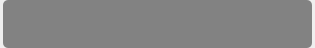
<?xml version="1.0" encoding="UTF-8"?>
<ui version="4.0">
 <class>UserItem</class>
 <widget class="QWidget" name="UserItem">
  <property name="geometry">
   <rect>
    <x>0</x>
    <y>0</y>
    <width>315</width>
    <height>48</height>
   </rect>
  </property>
  <property name="minimumSize">
   <size>
    <width>0</width>
    <height>48</height>
   </size>
  </property>
  <property name="maximumSize">
   <size>
    <width>16777215</width>
    <height>48</height>
   </size>
  </property>
  <property name="windowTitle">
   <string>Form</string>
  </property>
  <layout class="QHBoxLayout" name="horizontalLayout">
   <property name="spacing">
    <number>0</number>
   </property>
   <property name="leftMargin">
    <number>3</number>
   </property>
   <property name="topMargin">
    <number>0</number>
   </property>
   <property name="rightMargin">
    <number>3</number>
   </property>
   <property name="bottomMargin">
    <number>0</number>
   </property>
   <item>
    <widget class="QFrame" name="frame_mask">
     <property name="styleSheet">
      <string notr="true">#frame_mask
{
border-radius: 5px;
background-color: rgba(102, 102, 102,0.8);
}
#frame_mask:hover
{
background-color: rgba(102, 102, 102,1.0);
}</string>
     </property>
     <property name="frameShape">
      <enum>QFrame::StyledPanel</enum>
     </property>
     <property name="frameShadow">
      <enum>QFrame::Raised</enum>
     </property>
     <layout class="QHBoxLayout" name="horizontalLayout_3">
      <property name="spacing">
       <number>0</number>
      </property>
      <property name="leftMargin">
       <number>0</number>
      </property>
      <property name="topMargin">
       <number>0</number>
      </property>
      <property name="rightMargin">
       <number>0</number>
      </property>
      <property name="bottomMargin">
       <number>0</number>
      </property>
      <item>
       <layout class="QHBoxLayout" name="horizontalLayout_2">
        <property name="spacing">
         <number>0</number>
        </property>
        <item>
         <spacer name="horizontalSpacer">
          <property name="orientation">
           <enum>Qt::Horizontal</enum>
          </property>
          <property name="sizeType">
           <enum>QSizePolicy::Fixed</enum>
          </property>
          <property name="sizeHint" stdset="0">
           <size>
            <width>5</width>
            <height>20</height>
           </size>
          </property>
         </spacer>
        </item>
        <item>
         <widget class="QLabel" name="label_header">
          <property name="minimumSize">
           <size>
            <width>40</width>
            <height>40</height>
           </size>
          </property>
          <property name="maximumSize">
           <size>
            <width>40</width>
            <height>40</height>
           </size>
          </property>
          <property name="styleSheet">
           <string notr="true">QLabel
{
border-radius:20px;
border-image: url(:/images/bgpic/dieji.png);
background-color: transparent;
}</string>
          </property>
          <property name="text">
           <string/>
          </property>
         </widget>
        </item>
        <item>
         <widget class="QPushButton" name="pushButton_name">
          <property name="minimumSize">
           <size>
            <width>0</width>
            <height>45</height>
           </size>
          </property>
          <property name="maximumSize">
           <size>
            <width>16777215</width>
            <height>45</height>
           </size>
          </property>
          <property name="styleSheet">
           <string notr="true">QPushButton
{
color: #a3a4a6;
text-align: left;
border: none;
padding-left: 10px;
font: 400 14px &quot;微软雅黑&quot;;
background-color: transparent;
}
QPushButton:hover
{
color: #e17f7f;
}</string>
          </property>
          <property name="text">
           <string/>
          </property>
         </widget>
        </item>
        <item>
         <widget class="QPushButton" name="pushButton_close">
          <property name="minimumSize">
           <size>
            <width>45</width>
            <height>45</height>
           </size>
          </property>
          <property name="maximumSize">
           <size>
            <width>45</width>
            <height>45</height>
           </size>
          </property>
          <property name="styleSheet">
           <string notr="true">QPushButton
{
color: #a3a4a6;
text-align: left;
border: none;
margin: 15px;
font: 400 14px &quot;微软雅黑&quot;;
border-image: url(:/images/player/user_closeBtn.png);
background-color: transparent;
}
QPushButton:hover
{
color: #e17f7f;
border-image: url(:/images/player/user_closeBtn_hover.png);
}</string>
          </property>
          <property name="text">
           <string/>
          </property>
         </widget>
        </item>
       </layout>
      </item>
     </layout>
    </widget>
   </item>
  </layout>
 </widget>
 <resources/>
 <connections/>
</ui>
